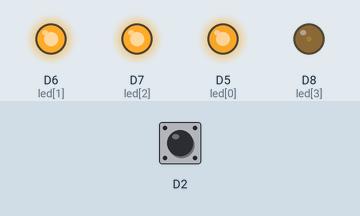
This program was run on a simulated ESP8266 (NodeMCU). Parts: output pins drawn as LEDs (lit = HIGH). The test bench sets the inputs (shaded band); at power-on: D2 HIGH.

Above: at 1.2 s.
1.3 s: D2 pulled LOW for 1 s
4.3 s: D2 pulled LOW for 0.15 s
At 5.0 s:
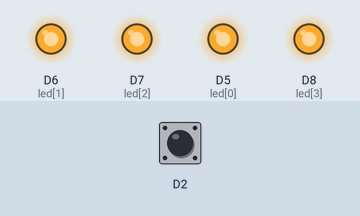
5.9 s: D2 pulled LOW for 0.15 s
At 7.2 s:
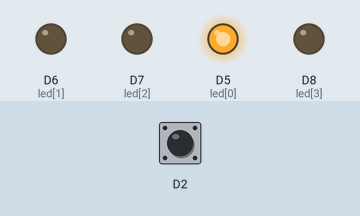
7.5 s: D2 pulled LOW for 0.15 s
At 8.7 s:
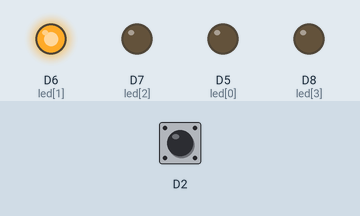
9.1 s: D2 pulled LOW for 0.15 s
At 9.9 s:
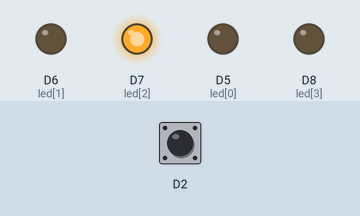
10.7 s: D2 pulled LOW for 0.15 s
At 11.2 s:
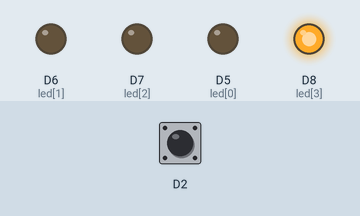
Timing chart, 0 to 13.3 s (numbered marks = the images above; inputs shaded):
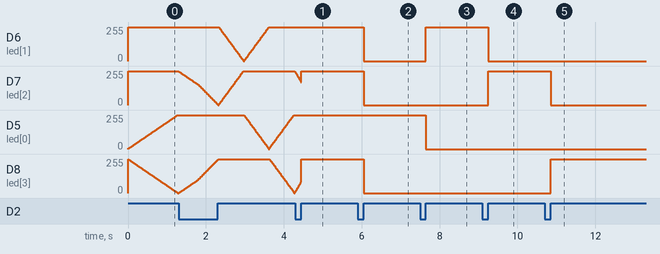

Measured:
- after the input at 4.3 s, D6 (led[1]): stops changing and stays 255/255; D5 (led[0]): stays 255/255 (without the input it goes to 251/255 after 1.3 s)
- after the input at 5.9 s, D6 (led[1]), D7 (led[2]), D8 (led[3]): 255/255 → 0/255 after 0.15 s
- after the input at 7.5 s, D6 (led[1]): 0/255 → 255/255 after 0.15 s; D5 (led[0]): 255/255 → 0/255 after 0.15 s
- after the input at 9.1 s, D6 (led[1]): 255/255 → 0/255 after 0.15 s; D7 (led[2]): 0/255 → 255/255 after 0.15 s
- after the input at 10.7 s, D7 (led[2]): 255/255 → 0/255 after 0.15 s; D8 (led[3]): 0/255 → 255/255 after 0.15 s

The program:

main.cpp
```cpp
#include <Arduino.h>
#include "button.h"
#include "effects.h"

Button* btn = new Button(D2);
Effect* effects[7];
unsigned short effectIndex = 0;

bool singleClick() {
  effectIndex++;
  if (effectIndex>6) { effectIndex = 0; }
  effects[effectIndex]->Reset();
}
void longClick() {
  effects[effectIndex]->SecondaryAction();
}

void setup()
{
  Serial.begin(9600);

  effects[0] = new AllLedCycle();
  effects[1] = new AllLedOn();
  effects[2] = new FirstLedOn();
  effects[3] = new SecondLedOn();
  effects[4] = new ThirdLedOn();
  effects[5] = new FourthLedOn();
  effects[6] = new AllLedOff();

}

void loop()
{
  switch(btn->Check()) {
    case 1:
      singleClick();
      break;
    case 2:
      longClick();
  }
  effects[effectIndex]->Action();
}
```

button.h
```cpp
#ifndef _BUTTON_H    // Put these two lines at the top of your file.
#define _BUTTON_H    // (Use a suitable name, usually based on the file name.)

class Button {
  protected:
    unsigned short pin;
    unsigned long buttonPressTime = 0;
    unsigned long buttonRepeatCount = 0;
    bool previousButtonState = false;

  public:
    Button(unsigned short pin)
    {
        this->pin = pin;
        pinMode(pin, INPUT_PULLUP);
    };


    /* Check button state --
    ** return   0 if unpressed
    **          1 is single click
    **          2 is long click
    */
    unsigned short Check()
    {
        bool buttonState = !digitalRead(pin);
        if (buttonState == previousButtonState)
        {
            if (buttonPressTime) //ButtonClicked
            {
                double duration = millis() - buttonPressTime;

                if (((unsigned int)(duration / 500)) != buttonRepeatCount)
                {
                    buttonRepeatCount = duration/500;
                    return 2; //LongClick
                }
            }
            return 0;
        } else
        {
            previousButtonState = buttonState;
            if (buttonState) //Pressed
            {
                buttonPressTime = millis();
                return 0;
            }
            else //Released
            {
                double duration = (millis() - buttonPressTime);
                buttonPressTime = 0;
                if (duration > 2 && duration < 500)
                {
                    return 1; //SingleClick
                } else
                {
                    return 2; //LongClick
                }
            return 0;
            }
        }
    }
};

#endif // _BUTTON_H    // Put this line at the end of your file.
```

effects.h
```cpp
#ifndef _EFFECTS_H    // Put these two lines at the top of your file.
#define _EFFECTS_H    // (Use a suitable name, usually based on the file name.)

class Effect {
  protected:
    const int led[4] = {D5, D6, D7, D8};
  public:
    Effect(){};
    virtual void Action() = 0;
    virtual void SecondaryAction() = 0;
    virtual void Reset() =0;
};

class AllLedCycle : public Effect {
    int pwr[4];
    int change[4];
    int spd;

  public:
    AllLedCycle() {
      Reset();
    }

    void Action() {
      for (int i = 0; i < 4; i++)
      {
        if (pwr[i] < 0) {
          change[i] = -change[i];
        }
        if (pwr[i] > 512) {
          change[i] = -change[i];
        }
        pwr[i] += change[i] * spd;
        analogWrite(led[i], pwr[i]);
      }
      delay(10);
    }

    void SecondaryAction() {
      spd+=1;
      if (spd>20) {
        spd=2;
      }
    }

    void Reset() {
      pwr[0] = 0;
      pwr[1] = 256;
      pwr[2] = 512;
      pwr[3] = 256;
      change[0] = 1;
      change[1] = 1;
      change[2] = -1;
      change[3] = -1;
      spd = 2;
    }
};

class AllLedOn : public Effect {
  int force = 256;
    public:
    AllLedOn() {
      Reset();
    }
    void Action () {
      delay(100);
    }
    void SecondaryAction() {
      force = force + 256;
      if (force > 1024)
      {
        force = 256;
      }
      Reset();
    }
    void Reset() {
      for (int i = 0; i < 4; i++) {
        analogWrite(led[i], force);
      }
    }
};

class AllLedOff : public Effect {
    public:
    AllLedOff() {
      Reset();
    }
    void Action () {
      delay(100);
    }
    void SecondaryAction() {
    }
    void Reset() {
      for (int i = 0; i < 4; i++) {
        digitalWrite(led[i], false);
      }
    }
};

class FirstLedOn : public Effect {
  int force = 256;
  public:
    FirstLedOn() {};
    void Action () {
      delay(100);
    }
    void SecondaryAction() {
      force = force + 256;
      if (force > 1024)
      {
        force = 256;
      }
      Reset();
    }
    void Reset() {
      analogWrite(led[0], force);
      digitalWrite(led[1], false);
      digitalWrite(led[2], false);
      digitalWrite(led[3], false);
    }
};

class SecondLedOn : public Effect {
  int force = 256;
  public:
    SecondLedOn() {};
    void Action () {
      delay(100);
    }
    void SecondaryAction() {
      force = force + 256;
      if (force > 1024)
      {
        force = 256;
      }
      Reset();
    }
    void Reset() {
      analogWrite(led[1], force);
      digitalWrite(led[0], false);
      digitalWrite(led[2], false);
      digitalWrite(led[3], false);
    }
};

class ThirdLedOn : public Effect {
  int force = 256;
  public:
    ThirdLedOn() {};
    void Action () {
      delay(100);
    }
    void SecondaryAction() {
      force = force + 256;
      if (force > 1024)
      {
        force = 256;
      }
      Reset();
    }
    void Reset() {
      analogWrite(led[2], force);
      digitalWrite(led[0], false);
      digitalWrite(led[1], false);
      digitalWrite(led[3], false);

    }
};

class FourthLedOn : public Effect {
  int force = 256;
  public:
    FourthLedOn() {};
    void Action () {
      delay(100);
    }
    void SecondaryAction() {
      force = force + 256;
      if (force > 1024)
      {
        force = 256;
      }
      Reset();
    }
    void Reset() {
      analogWrite(led[3], force);
      digitalWrite(led[0], false);
      digitalWrite(led[1], false);
      digitalWrite(led[2], false);
    }
};


#endif // _EFFECTS_H    // Put this line at the end of your file.
```
